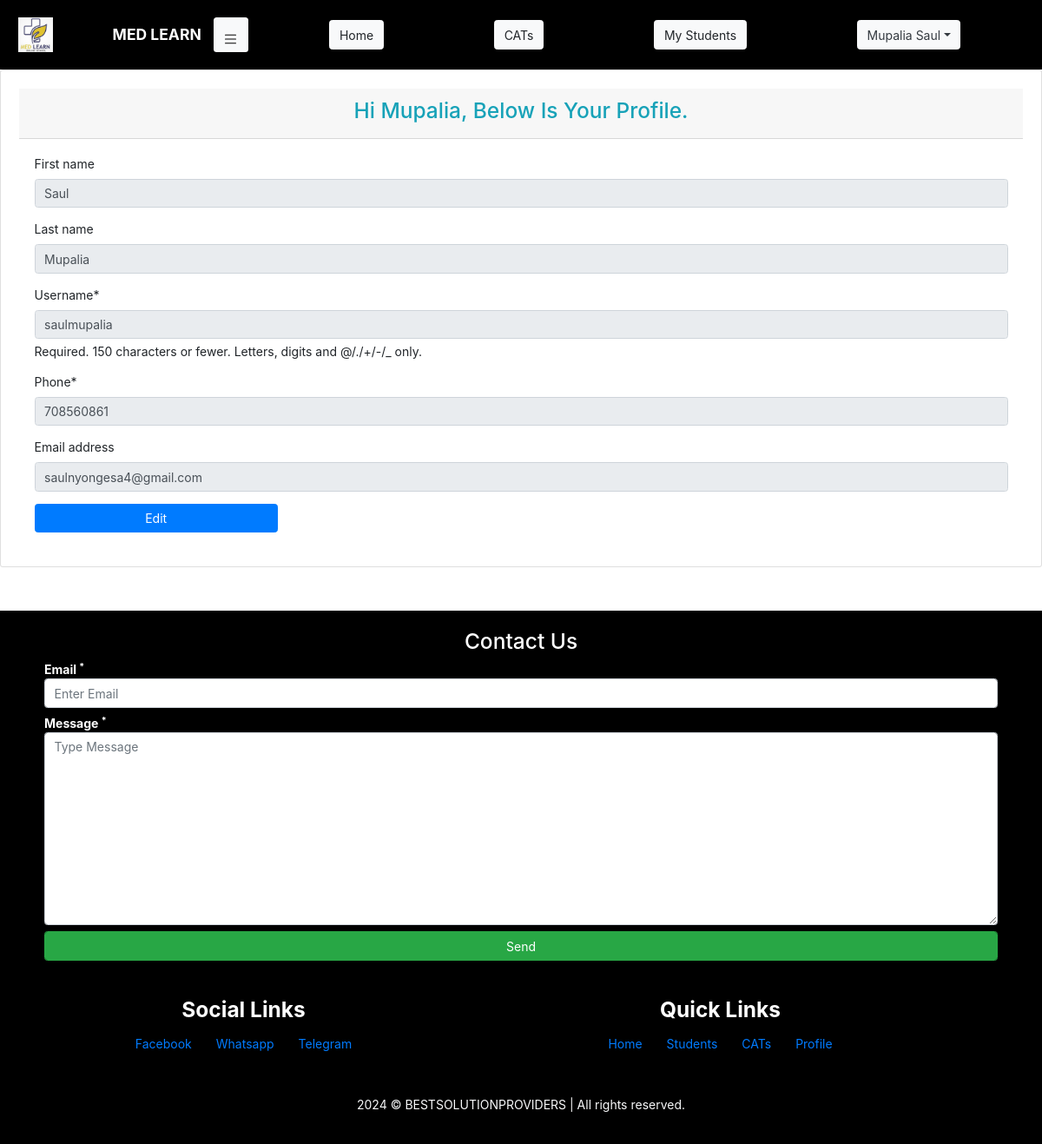
The app's page /Author/Profile/ (signed in) with its own data.
### student/models.py (models this page shows)
class User(AbstractUser):
    phone = models.PositiveIntegerField(null=True, unique=True)
    are_you_a_student = models.BooleanField(default=True)

### author/views.py (the view)
# urls.py: path('Profile/', views.profile, name='author-profile-url'),
@login_required(login_url='home-url')
def profile(request):
    user = User.objects.get(id=request.user.id)
    if not user.are_you_a_student:
        form = UserDetailsForm(instance=request.user)
        return render(request, 'author/profile.html', {'form': form})
    else:
        messages.error(request, "Logged in as Student!")
        return redirect('author-dashboard-url')

### student/forms.py
class UserDetailsForm(forms.ModelForm):
    class Meta:
        model = User
        fields = ['first_name', 'last_name', 'username', 'phone', 'email']
    def __init__(self, *args, **kwargs):
        super(UserDetailsForm, self).__init__(*args, **kwargs)
        for field in self.fields.values():
            field.disabled = True

### templates/author/profile.html (shortened to what this page needs)
{% load static %}
<!DOCTYPE html>
<html lang="en">
<head>
    <link rel="stylesheet" href="{% static 'css/global.css' %}">
    <link rel="stylesheet" href="{% static 'css/student-home.css' %}">
    <link rel="stylesheet" href="{% static 'bootstrap/css/bootstrap.css' %}">
</head>
<body>
{% include 'author/header.html' %}
{% load crispy_forms_filters %}
<form class="card p-4">
    <div class="card-header">
        <h3 class="text-center text-info text-capitalize">Hi {{request.user.last_name}}, below is your profile.</h3>
    </div>
    <div class="card-body">
        {{ form|crispy }}
        <a href="{% url 'author-profile-edit-url'%}" class="w-25 m-auto btn btn-primary">Edit</a>
    </div>
</form>
{% include 'footer.html' %}
</body>
</html>

### templates/author/header.html (shortened to what this page needs)
{% load static %}
<link rel="stylesheet" href="{% static 'css/student-nav.css' %}">
{% if request.user.is_authenticated %}
<section id="header" class="header d-flex">
    <nav id="nav-horizontal" class="nav-horizontal pl-4 row">
        <div id="nav-horizontal-logo-brand-holder" class="logo-nav-brand-holder col-sm-12 col-md-3 d-flex ">
            <img class="logo" src="{% static 'images/logo.jpg' %}" alt="" sizes="" srcset="">
            <p class="navbar-brand flex-grow-1 pr-3">MED LEARN</p>
            <button id="nav-vertical-show-toggler" class="nav-toggler btn btn-light">
                <img class="w-100" src="{% static 'images/bar.svg' %}" alt="MENU">
            </button>
        </div>
        <div class="nav-items-horizontal col-sm-12 col-md-9 d-flex">
            <ul class="list-unstyled d-flex w-100">
                <li>
                    <a class="btn btn-light" href="{% url 'author-dashboard-url' %}">Home</a>
                </li>
                <li>
                    <a class="btn btn-light" href="{% url 'cat-home-url' %}">CATs</a>
                </li>
                <li>
                    <a class="btn btn-light" href="">My Students</a>
                </li>
                <li class=" dropdown">
                    <a class="dropdown-toggle btn btn-light text-dark" role="button" data-toggle="dropdown" aria-expanded="false">{{ request.user.last_name }} {{ request.user.first_name }}</a>
                </li>
            </ul>
        </div>
    </nav>
</section>
{% endif %}

### static/css/global.css (style rules this page uses)
* { margin: 0; padding: 0; font-style: normal; font-size: 14px; }

### static/css/student-nav.css (style rules this page uses)
.header { width: 100vw; background-color: black; }
.nav-toggler { width: 40px; height: 40px; margin: auto; border: none; display: flex; }
.nav-toggler img { width: 100%; height: 100%; margin: auto; }
.header .nav-horizontal { min-height: 10vh; width: 100vw; }
.header .nav-horizontal .logo-nav-brand-holder img { width: 40px; height: 40px; margin: auto; }
.header .nav-horizontal .logo-nav-brand-holder p { text-align: right; margin: auto; color: white; font-weight: bolder; border-right: 20px; }
.header .nav-horizontal .nav-items-horizontal ul { height: 100%; }
.header .nav-horizontal .nav-items-horizontal ul li { width: fit-content; margin: auto; text-align: right; }

### records on screen
User: user.last_name "Mupalia", user.first_name "Saul", first_name "Saul", last_name "Mupalia", username "saulmupalia", phone "708560861", email "saulnyongesa4@gmail.com"
